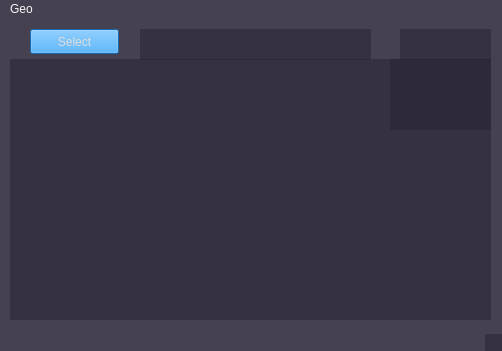
<?xml version="1.0" encoding="UTF-8"?>
<ui version="4.0">
 <class>MainWindow</class>
 <widget class="QMainWindow" name="MainWindow">
  <property name="geometry">
   <rect>
    <x>0</x>
    <y>0</y>
    <width>502</width>
    <height>351</height>
   </rect>
  </property>
  <property name="sizePolicy">
   <sizepolicy hsizetype="Expanding" vsizetype="Expanding">
    <horstretch>0</horstretch>
    <verstretch>0</verstretch>
   </sizepolicy>
  </property>
  <property name="windowTitle">
   <string>Weather</string>
  </property>
  <property name="styleSheet">
   <string notr="true">background-color: rgba(36, 31, 49, 120);
color: rgb(246, 245, 244);</string>
  </property>
  <widget class="QWidget" name="centralwidget">
   <widget class="QLabel" name="label_main">
    <property name="geometry">
     <rect>
      <x>10</x>
      <y>40</y>
      <width>481</width>
      <height>261</height>
     </rect>
    </property>
    <property name="styleSheet">
     <string notr="true">background-color: rgba(36, 31, 49, 120);</string>
    </property>
    <property name="text">
     <string/>
    </property>
   </widget>
   <widget class="QLabel" name="label_cityName">
    <property name="geometry">
     <rect>
      <x>140</x>
      <y>10</y>
      <width>231</width>
      <height>31</height>
     </rect>
    </property>
    <property name="styleSheet">
     <string notr="true">background-color: rgba(36, 31, 49, 120);</string>
    </property>
    <property name="text">
     <string/>
    </property>
    <property name="alignment">
     <set>Qt::AlignCenter</set>
    </property>
   </widget>
   <widget class="QLabel" name="label_pic">
    <property name="geometry">
     <rect>
      <x>390</x>
      <y>40</y>
      <width>101</width>
      <height>71</height>
     </rect>
    </property>
    <property name="styleSheet">
     <string notr="true">background-color: rgba(36, 31, 49, 120);</string>
    </property>
    <property name="text">
     <string/>
    </property>
   </widget>
   <widget class="QLabel" name="label_time">
    <property name="geometry">
     <rect>
      <x>400</x>
      <y>10</y>
      <width>91</width>
      <height>31</height>
     </rect>
    </property>
    <property name="styleSheet">
     <string notr="true">background-color: rgba(36, 31, 49, 120);
color: rgb(222, 221, 218);</string>
    </property>
    <property name="text">
     <string/>
    </property>
   </widget>
   <widget class="QPushButton" name="pushButton">
    <property name="geometry">
     <rect>
      <x>30</x>
      <y>10</y>
      <width>89</width>
      <height>25</height>
     </rect>
    </property>
    <property name="styleSheet">
     <string notr="true">background-color: rgb(36, 150, 241);
color: rgb(222, 221, 218);</string>
    </property>
    <property name="text">
     <string>Select</string>
    </property>
   </widget>
  </widget>
  <widget class="QMenuBar" name="menubar">
   <property name="geometry">
    <rect>
     <x>0</x>
     <y>0</y>
     <width>502</width>
     <height>22</height>
    </rect>
   </property>
   <widget class="QMenu" name="menuGeo">
    <property name="title">
     <string>Geo</string>
    </property>
    <addaction name="actionChange_Location"/>
   </widget>
   <addaction name="menuGeo"/>
  </widget>
  <widget class="QStatusBar" name="statusbar"/>
  <action name="actionChange_Location">
   <property name="text">
    <string>Change Location</string>
   </property>
  </action>
 </widget>
 <resources/>
 <connections/>
</ui>
